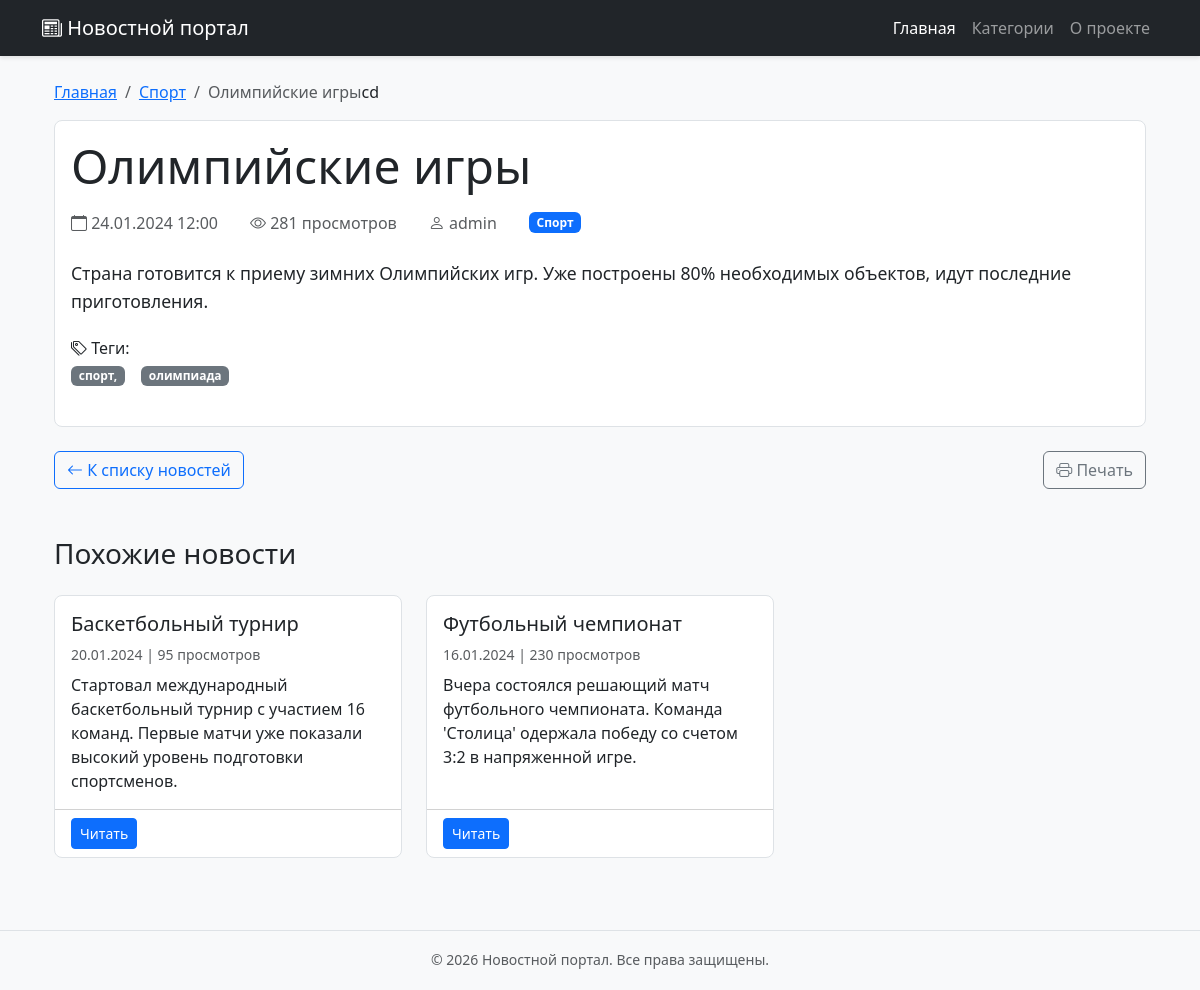
Screenshot of /news/10/ with the database file from the repository.
### news/models.py (models this page shows, shortened)
class News(models.Model):
    DRAFT = 'draft'
    PUBLISHED = 'published'
    ARCHIVED = 'archived'
    STATUS_CHOICES = [
        (DRAFT, 'Черновик'),
        (PUBLISHED, 'Опубликовано'),
        (ARCHIVED, 'В архиве'),
    ]
    title = models.CharField(max_length=200, verbose_name='Заголовок')
    slug = models.SlugField(max_length=200, unique=True, verbose_name='URL-адрес')
    content = models.TextField(verbose_name='Содержание')
    short_description = models.TextField(max_length=500, verbose_name='Краткое описание', blank=True)
    category = models.ForeignKey(
        Category,
        on_delete=models.CASCADE,
        related_name='news',
        verbose_name='Категория'
    )
    author = models.ForeignKey(
        User,
        on_delete=models.CASCADE,
        related_name='news',
        verbose_name='Автор'
    )
    status = models.CharField(
        max_length=20,
        choices=STATUS_CHOICES,
        default=DRAFT,
        verbose_name='Статус'
    )
    created_at = models.DateTimeField(auto_now_add=True, verbose_name='Дата создания')
    updated_at = models.DateTimeField(auto_now=True, verbose_name='Дата обновления')
    published_at = models.DateTimeField(blank=True, null=True, verbose_name='Дата публикации')
    image = models.ImageField(
        upload_to='news/images/%Y/%m/%d/',
        verbose_name='Изображение',
        blank=True,
        null=True
    )
    views = models.PositiveIntegerField(default=0, verbose_name='Количество просмотров')
    tags = models.CharField(max_length=200, verbose_name='Теги', blank=True)
    meta_title = models.CharField(max_length=200, verbose_name='Meta заголовок', blank=True)
    meta_description = models.TextField(verbose_name='Meta описание', blank=True)
    class Meta:
        verbose_name = 'Новость'
        verbose_name_plural = 'Новости'
        ordering = ['-created_at']
        indexes = [
            models.Index(fields=['-created_at']),
            models.Index(fields=['status']),
            models.Index(fields=['category']),
        ]
    def save(self, *args, **kwargs):
        if self.status == self.PUBLISHED and not self.published_at:
            from django.utils import timezone
            self.published_at = timezone.now()
        elif self.status != self.PUBLISHED:
            self.published_at = None
        super().save(*args, **kwargs)

class Category(models.Model):
    name = models.CharField(max_length=100, verbose_name='Название категории')
    slug = models.SlugField(max_length=150, unique=True, verbose_name='URL-адрес')
    description = models.TextField(verbose_name='Описание', blank=True)
    created_at = models.DateTimeField(auto_now_add=True, verbose_name='Дата создания')
    class Meta:
        verbose_name = 'Категория'
        verbose_name_plural = 'Категории'
        ordering = ['name']

### news/views.py (the view)
# urls.py: path('news/<int:news_id>/', views.news_detail, name='news_detail'),
def news_detail(request, news_id):
    try:
        news_item = get_object_or_404(News, id=news_id, status='published')
        news_item.views += 1
        news_item.save(update_fields=['views'])
        related_news = News.objects.filter(
            category=news_item.category,
            status='published'
        ).exclude(id=news_id).order_by('-created_at')[:3]
        context = {
            'news': news_item,
            'title': news_item.title,
            'related_news': related_news,
        }
        return render(request, 'news/news_detail.html', context)
    except News.DoesNotExist:
        raise Http404("Новость не найдена")

### news/templates/news/news_detail.html (shortened to what this page needs)
{% extends 'news/base.html' %}
{% load static %}
{% block content %}
<div class="container mt-4">
    <nav aria-label="breadcrumb">
        <ol class="breadcrumb">
            <li class="breadcrumb-item"><a href="{% url 'index' %}">Главная</a></li>
            <li class="breadcrumb-item"><a href="#">{{ news.category.name }}</a></li>
            <li class="breadcrumb-item active">{{ news.title|truncatechars:30 }}</li>
        cd
    </nav>
    <div class="card mb-4">
        <div class="card-body">
            <h1 class="card-title display-5 mb-3">{{ news.title }}</h1>
            <div class="d-flex flex-wrap align-items-center gap-3 mb-4 text-muted">
                <span><i class="bi bi-calendar"></i> {{ news.created_at|date:"d.m.Y H:i" }}</span>
                <span><i class="bi bi-eye"></i> {{ news.views }} просмотров</span>
                <span><i class="bi bi-person"></i> {{ news.author.username|default:"admin" }}</span>
                <span class="badge bg-primary">{{ news.category.name }}</span>
            </div>
            <div class="news-content mb-4">
                {{ news.content|linebreaks }}
            </div>
            {% if news.tags %}
            <div class="mb-4">
                <h6><i class="bi bi-tags"></i> Теги:</h6>
                <div class="d-flex flex-wrap gap-2">
                    {% for tag in news.tags.split %}
                    <span class="badge bg-secondary">{{ tag }}</span>
                    {% endfor %}
                </div>
            </div>
            {% endif %}
        </div>
    </div>
    <div class="d-flex justify-content-between mb-5">
        <a href="{% url 'index' %}" class="btn btn-outline-primary">
            <i class="bi bi-arrow-left"></i> К списку новостей
        </a>
        <button class="btn btn-outline-secondary" onclick="window.print()">
            <i class="bi bi-printer"></i> Печать
        </button>
    </div>
    {% if related_news %}
    <div class="mb-5">
        <h3 class="mb-4">Похожие новости</h3>
        <div class="row">
            {% for related in related_news %}
            <div class="col-md-6 col-lg-4 mb-4">
                <div class="card h-100">
                    <div class="card-body">
                        <h5 class="card-title">{{ related.title }}</h5>
                        <p class="card-text text-muted small mb-2">
                            {{ related.created_at|date:"d.m.Y" }} | {{ related.views }} просмотров
                        </p>
                        <p class="card-text">{{ related.content|truncatewords:20 }}</p>
                    </div>
                    <div class="card-footer bg-transparent">
                        <a href="{% url 'news_detail' related.id %}" class="btn btn-primary btn-sm">Читать</a>
                    </div>
                </div>
            </div>
            {% endfor %}
        </div>
    </div>
    {% endif %}
</div>
<link rel="stylesheet" href="https://cdn.jsdelivr.net/npm/bootstrap-icons@1.11.1/font/bootstrap-icons.css">
{% endblock %}

### news/templates/news/base.html (style rules this page uses)
body { background-color: #f8f9fa; padding-bottom: 60px; }
.container { max-width: 1140px; }

### news/templates/news/news_detail.html (style rules this page uses)
.card { border: 1px solid #dee2e6; border-radius: 0.5rem; }
.card-title { color: #212529; }
.news-content { line-height: 1.6; font-size: 1.1rem; }
.mb-4 { margin-bottom: 1.5rem !important; }
.mb-5 { margin-bottom: 3rem !important; }
.d-flex.gap-3 > * { margin-right: 1rem; }
.d-flex.gap-2 > * { margin-right: 0.5rem; }

### rows the page displays
News: category.name "Спорт", title "Олимпийские игры", created_at "24.01.2024 12:00", views "281", author.username "admin", content "Страна готовится к приему зимних Олимпийских игр. Уже построены 80% необходимых объектов, идут последние приготовления."
News: title "Баскетбольный турнир", created_at "20.01.2024", views "95", content "Стартовал международный баскетбольный турнир с участием 16 команд. Первые матчи уже показали высокий уровень подготовки спортсменов."
News: title "Футбольный чемпионат", created_at "16.01.2024", views "230", content "Вчера состоялся решающий матч футбольного чемпионата. Команда 'Столица' одержала победу со счетом 3:2 в напряженной игре."

### other values shown
{{ tag }} "спорт," "олимпиада"
